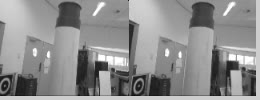
#> input picture Code_Lectures/first_release_stereo_vision/pole/image_1212.bmp, 260 x 100 px
$ python show_disparity_maps.py
#> lines starting #> are read from the running program, lines starting #| are printed output that depends on the picture
# partially based on stereo_match.py example in the OpenCV distribution.
import glob
import numpy as np
import cv2
import pdb

def show_disparity_maps(image_set = 'middlebury'):
    # parameters for the stereo matching:
#> called with image_set = 'pole'
    window_size = 7;
    min_disp = 0;
    num_disp = 16; # must be divisible by 16 (http://docs.opencv.org/java/org/opencv/calib3d/StereoSGBM.html)

    if(image_set == 'middlebury'):

        imgL = cv2.imread('./middlebury/im2.png');
        imgR = cv2.imread('./middlebury/im6.png');

         # calculate the disparities:
        num_disp = 64;
        disp = calculate_disparities(imgL, imgR, window_size, min_disp, num_disp);
        # show the output
        show_disparity_map(imgL, imgR, disp, min_disp, num_disp);
    else:
        im_files = glob.glob("./" + image_set + "/*.bmp");

        # iterate over the files:
        for im in im_files:
            # read the image (consisting of a right image and left image)
            cv_im = cv2.imread(im);
#> cv_im is the input picture: shape (100, 260, 3); min 12, max 255, mean 141.3
            imgL = cv_im[0:96, 126:252, :];
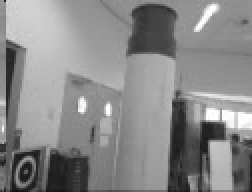
#> imgL: shape (96, 126, 3) (shown 2 times larger); min 12, max 255, mean 137
            imgR = cv_im[0:96, 0:126, :];
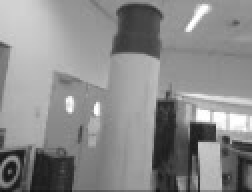
#> imgR: shape (96, 126, 3) (shown 2 times larger); min 17, max 255, mean 138.6
            # calculate the disparities:
            disp = calculate_disparities(imgL, imgR, window_size, min_disp, num_disp);
#> in calculate_disparities, `disp = stereo.compute(imgL, imgR).astype(np.float32) / 16.0;`:
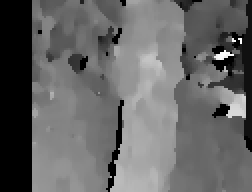
#> disp: shape (96, 126) float32 (shown 2 times larger); min -1, max 14.31, mean 5.14; drawn with min black and max white
            # show the output
            show_disparity_map(imgL, imgR, disp, min_disp, num_disp);
#> pass 2 of the loop in show_disparity_maps, `for im in im_files:`:
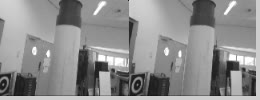
#> input picture Code_Lectures/first_release_stereo_vision/pole/image_1233.bmp, 260 x 100 px
#> in show_disparity_maps, cv_im is the input picture: shape (100, 260, 3); min 17, max 255, mean 141.1
#> in show_disparity_maps, `imgR = cv_im[0:96, 0:126, :];`:
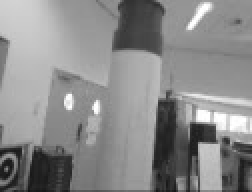
#> imgR: shape (96, 126, 3) (shown 2 times larger); min 17, max 255, mean 138.2
#> in calculate_disparities (call 2), `disp = stereo.compute(imgL, imgR).astype(np.float32) / 16.0;`:
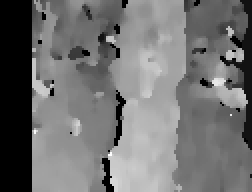
#> disp: shape (96, 126) float32 (shown 2 times larger); min -1, max 13.12, mean 5.32; drawn with min black and max white
#> pass 3 of the loop in show_disparity_maps, `for im in im_files:`:
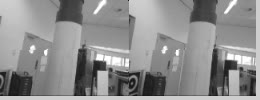
#> input picture Code_Lectures/first_release_stereo_vision/pole/image_1255.bmp, 260 x 100 px
#> in show_disparity_maps, cv_im is the input picture: shape (100, 260, 3); min 18, max 255, mean 141.7
#> in show_disparity_maps, `imgR = cv_im[0:96, 0:126, :];`:
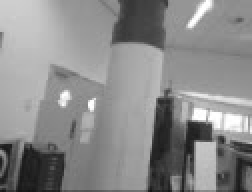
#> imgR: shape (96, 126, 3) (shown 2 times larger); min 18, max 255, mean 138.3
#> in calculate_disparities (call 3), `disp = stereo.compute(imgL, imgR).astype(np.float32) / 16.0;`:
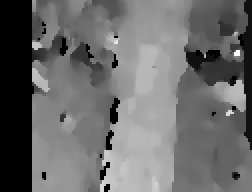
#> disp: shape (96, 126) float32 (shown 2 times larger); min -1, max 14.25, mean 5.42; drawn with min black and max white

def show_disparity_map(imgL, imgR, disp, min_disp, num_disp):
    # show the output
    cv2.imshow('left', imgL);
    cv2.imshow('right', imgR);
    cv2.imshow('disparity', (disp-min_disp)/num_disp);

    # wait for a key to be pressed before moving on:
    cv2.waitKey();
    cv2.destroyAllWindows();

def calculate_disparities(imgL, imgR, window_size, min_disp, num_disp):
    # semi-global matching:
    stereo = cv2.StereoSGBM_create(numDisparities = num_disp, blockSize = window_size);
    disp = stereo.compute(imgL, imgR).astype(np.float32) / 16.0;
    return disp;

show_disparity_maps(image_set = 'pole'); # other options: 'race', 'pole', 'middlebury'
